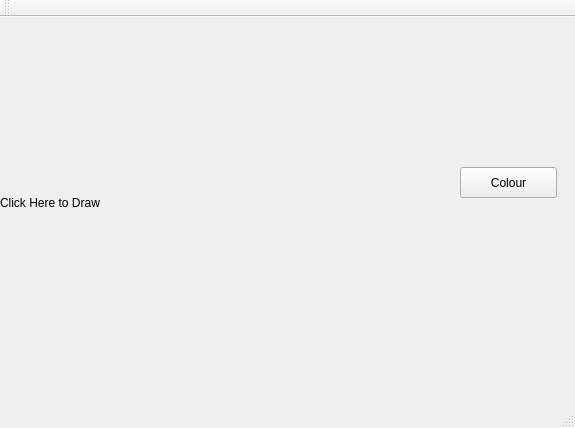
<?xml version="1.0" encoding="UTF-8"?>
<ui version="4.0">
 <class>MainWindow</class>
 <widget class="QMainWindow" name="MainWindow">
  <property name="geometry">
   <rect>
    <x>0</x>
    <y>0</y>
    <width>575</width>
    <height>428</height>
   </rect>
  </property>
  <property name="windowTitle">
   <string>MainWindow</string>
  </property>
  <widget class="QWidget" name="centralWidget">
   <widget class="QLabel" name="label">
    <property name="geometry">
     <rect>
      <x>0</x>
      <y>0</y>
      <width>391</width>
      <height>371</height>
     </rect>
    </property>
    <property name="text">
     <string>Click Here to Draw</string>
    </property>
    <property name="margin">
     <number>0</number>
    </property>
   </widget>
   <widget class="QPushButton" name="pushButton">
    <property name="geometry">
     <rect>
      <x>460</x>
      <y>150</y>
      <width>97</width>
      <height>31</height>
     </rect>
    </property>
    <property name="text">
     <string>Colour</string>
    </property>
   </widget>
  </widget>
  <widget class="QMenuBar" name="menuBar">
   <property name="geometry">
    <rect>
     <x>0</x>
     <y>0</y>
     <width>575</width>
     <height>26</height>
    </rect>
   </property>
  </widget>
  <widget class="QToolBar" name="mainToolBar">
   <attribute name="toolBarArea">
    <enum>TopToolBarArea</enum>
   </attribute>
   <attribute name="toolBarBreak">
    <bool>false</bool>
   </attribute>
  </widget>
  <widget class="QStatusBar" name="statusBar"/>
 </widget>
 <layoutdefault spacing="6" margin="11"/>
 <resources/>
 <connections/>
</ui>
